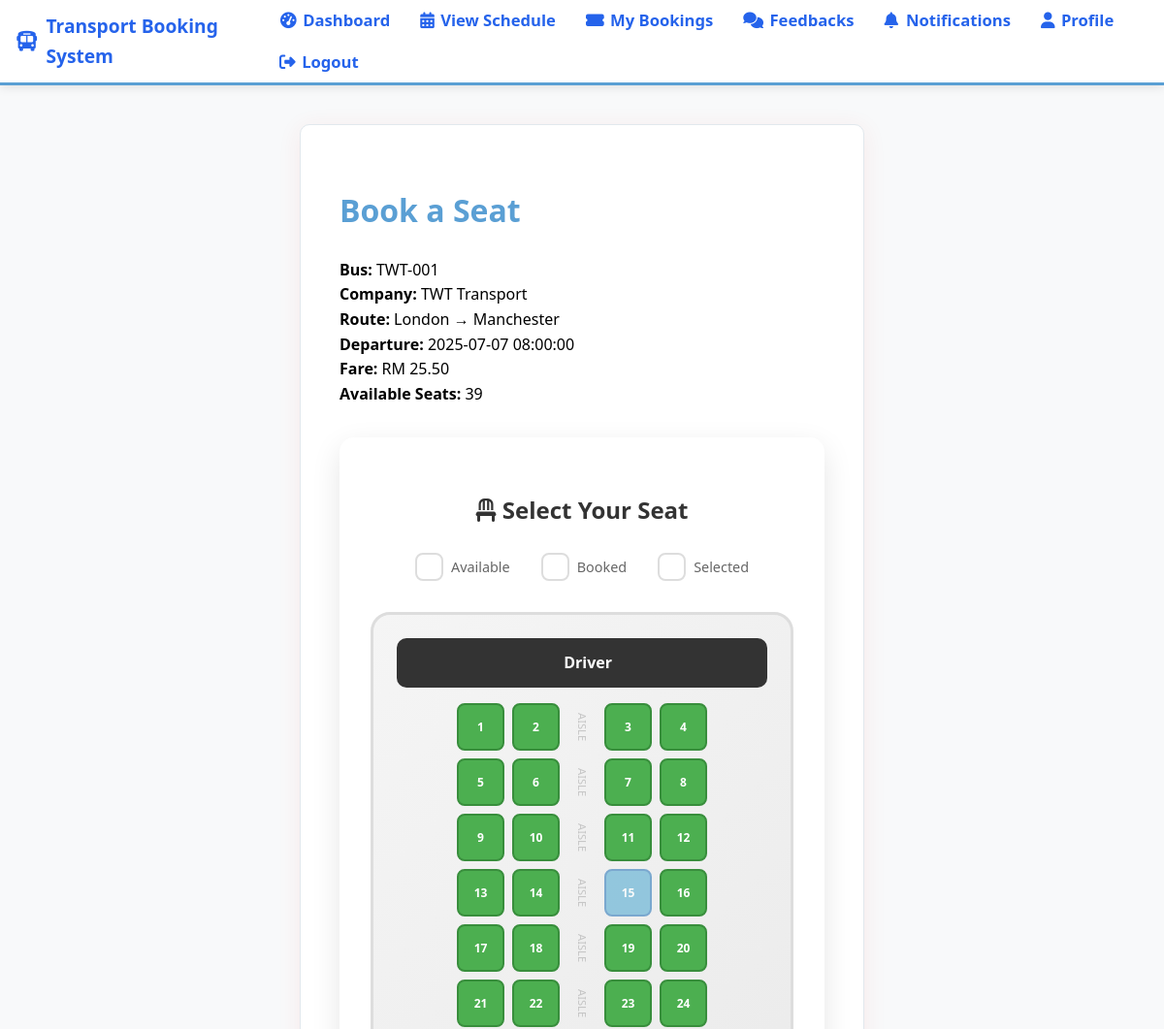
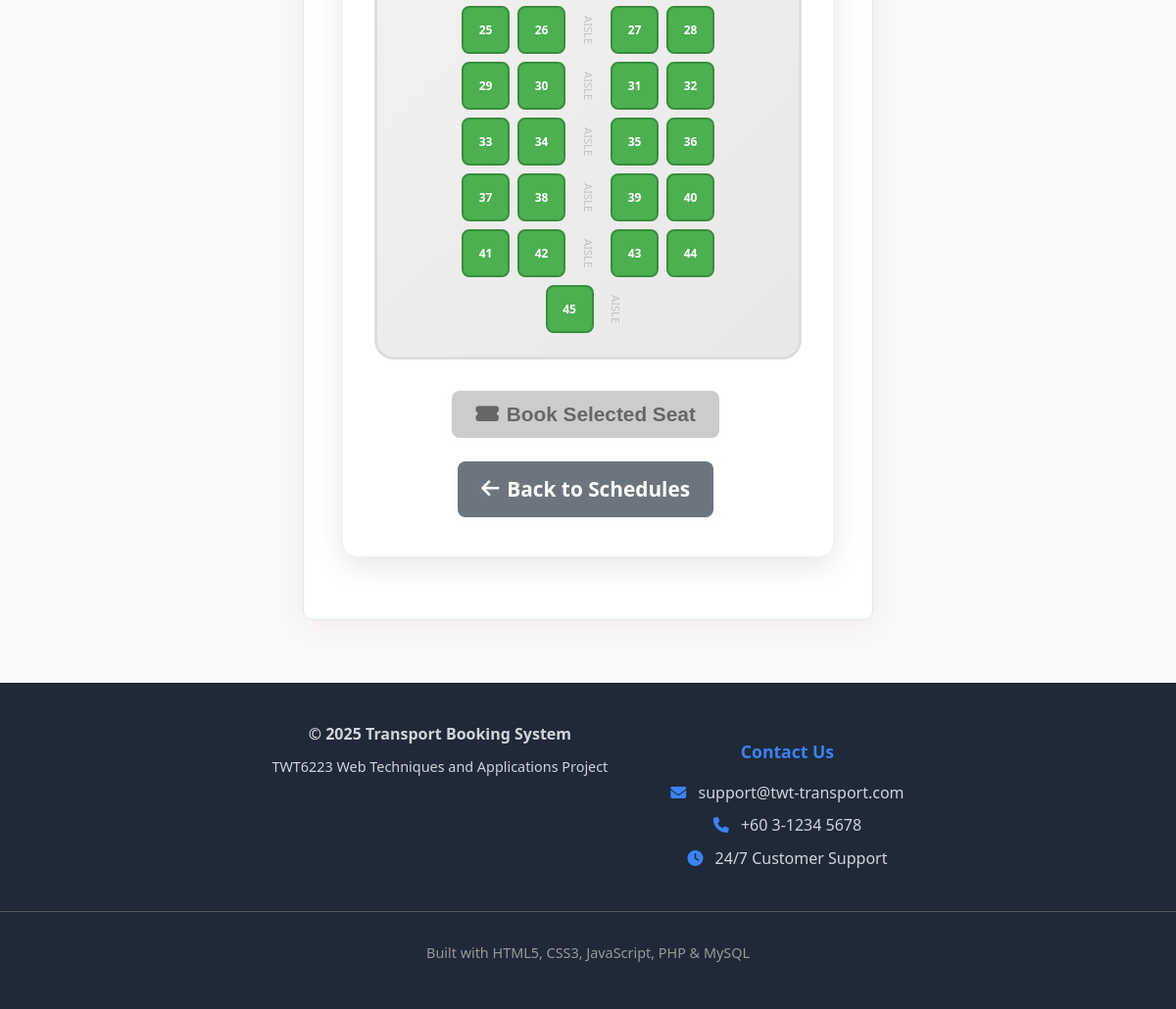
The page /views/booking.php?schedule_id=1 (signed in) on the database its author committed (2 pictures, top to bottom).
### tables this page shows
CREATE TABLE schedules (
    id INT AUTO_INCREMENT PRIMARY KEY,
    bus_id INT NOT NULL,
    route_id INT NOT NULL,
    departure_time DATETIME,
    available_seats INT,
    FOREIGN KEY (bus_id) REFERENCES buses(id) ON DELETE CASCADE,
    FOREIGN KEY (route_id) REFERENCES routes(id) ON DELETE CASCADE
);

CREATE TABLE buses (
    id INT AUTO_INCREMENT PRIMARY KEY,
    bus_number VARCHAR(20) NOT NULL UNIQUE,
    license_plate VARCHAR(7) NOT NULL UNIQUE COMMENT 'Malaysian license plate: 3 letters + 4 numbers (e.g., ABC1234)',
    bus_type VARCHAR(50),
    capacity INT,
    company VARCHAR(100)
);

CREATE TABLE routes (
    id INT AUTO_INCREMENT PRIMARY KEY,
    source VARCHAR(100),
    destination VARCHAR(100),
    fare DECIMAL(8,2),
    UNIQUE KEY unique_route (source, destination, fare) COMMENT 'Prevent duplicate routes with same source, destination, and fare'
);

### views/booking.php (the view, shortened to what this page needs)
<?php
require_once('header.php');
$db = getDB();
$schedule_id = isset($_GET['schedule_id']) ? $_GET['schedule_id'] : null;
$sql = 'SELECT s.*, b.bus_number, b.company, b.capacity, r.source, r.destination, r.fare FROM schedules s
        JOIN buses b ON s.bus_id = b.id
        JOIN routes r ON s.route_id = r.id
        WHERE s.id = ?';
$stmt = $db->prepare($sql);
$stmt->execute([$schedule_id]);
$schedule = $stmt->fetch(PDO::FETCH_ASSOC);
$stmt = $db->prepare('SELECT seat_number FROM bookings WHERE schedule_id = ?');
$stmt->execute([$schedule_id]);
$booked_seats = array_column($stmt->fetchAll(PDO::FETCH_ASSOC), 'seat_number');
$capacity = $schedule['capacity'];
$seat_options = [];
for ($i = 1; $i <= $capacity; $i++) {
    if (!in_array($i, $booked_seats)) {
        $seat_options[] = $i;
    }
}
$success = false;
$error = '';
$new_booking_id = '';
?>
<main style="display:flex;flex-direction:column;align-items:center;min-height:80vh;">
    <div class="card" style="margin-top:2.5rem;padding:2.5rem 2.5rem 2rem 2.5rem;min-width:350px;max-width:500px;width:100%;box-shadow:0 4px 24px rgba(229,57,53,0.08);">
        <h1 style="color:#5A9FD4;margin-bottom:1.5rem;">Book a Seat</h1>
        <div style="margin-bottom:1.5rem;">
            <b>Bus:</b> <?php echo htmlspecialchars($schedule['bus_number']); ?><br>
            <b>Company:</b> <?php echo htmlspecialchars($schedule['company']); ?><br>
            <b>Route:</b> <?php echo htmlspecialchars($schedule['source'] . ' → ' . $schedule['destination']); ?><br>
            <b>Departure:</b> <?php echo htmlspecialchars($schedule['departure_time']); ?><br>
            <b>Fare:</b> RM <?php echo htmlspecialchars($schedule['fare']); ?><br>
            <b>Available Seats:</b> <?php echo htmlspecialchars($schedule['available_seats']); ?><br>
        </div>
        <?php
        if ($success):
        ?>
            <!--
            SUCCESS MESSAGE
            PURPOSE: Confirm successful booking with details
            STUDENT LEARNING: User feedback and information display
            -->
            <div class="booking-success-card">
                <div class="success-icon">
                    <i class="fa fa-check-circle"></i>
                </div>
                <h3>🎉 Booking Successful!</h3>
                <div class="booking-details">
                    <div class="detail-row">
                        <span class="detail-label">Booking ID:</span>
                        <span class="detail-value"><?php echo htmlspecialchars($new_booking_id); ?></span>
                    </div>
                    <div class="detail-row">
                        <span class="detail-label">Seat Number:</span>
                        <span class="detail-value"><?php echo htmlspecialchars($_POST['seat_number']); ?></span>
                    </div>
                    <div class="detail-row">
                        <span class="detail-label">Fare:</span>
                        <span class="detail-value">RM <?php echo number_format($schedule['fare'], 2); ?></span>
                    </div>
                    <?php if (isset($_POST['payment_method'])): ?>
                    <div class="detail-row">
                        <span class="detail-label">Payment Method:</span>
                        <span class="detail-value"><?php echo htmlspecialchars($_POST['payment_method']); ?></span>
                    </div>
                    <?php endif; ?>
                </div>
                <div class="success-message">
                    <p><i class="fa fa-info-circle"></i> Your booking has been confirmed! Please save your booking ID for future reference.</p>
                </div>
                <div class="success-actions">
                    <a href="bookings.php" class="btn btn-primary">
                        <i class="fa fa-list"></i> View My Bookings
                    </a>
                    <a href="schedule.php" class="btn btn-secondary">
                        <i class="fa fa-search"></i> Book Another Trip
                    </a>
                </div>
            </div>
        <?php elseif (empty($seat_options)): ?>
            <div class="alert alert-warning" style="margin-bottom:1rem;">No seats available for this schedule.</div>
            <a href="schedule.php" class="btn btn-secondary">Back to Schedules</a>
        <?php else: ?>
        <div class="seat-selection-container">
            <h3><i class="fa fa-chair" aria-hidden="true"></i> Select Your Seat</h3>
            <div class="seat-legend">
                <div class="legend-item">
                    <div class="seat-demo available"></div>
                    <span>Available</span>
                </div>
                <div class="legend-item">
                    <div class="seat-demo booked"></div>
                    <span>Booked</span>
                </div>
                <div class="legend-item">
                    <div class="seat-demo selected"></div>
                    <span>Selected</span>
                </div>
            </div>
            <div class="bus-container">
                <div class="driver-section">
                    <i class="fa fa-steering-wheel"></i> Driver
                </div>
                <div class="seat-map" id="seatMap">
                    <?php
                    $seats_per_row = 4;
                    $total_rows = ceil($capacity / $seats_per_row);
                    for ($row = 1; $row <= $total_rows; $row++) {
                        echo "<div class='seat-row' data-row='$row'>\n";
                        for ($left_seat = 1; $left_seat <= 2; $left_seat++) {
                            $seat_number = (($row - 1) * $seats_per_row) + $left_seat;
                            if ($seat_number > $capacity) break;
                            $seat_class = in_array($seat_number, $booked_seats) ? 'seat booked' : 'seat available';
                            $seat_disabled = in_array($seat_number, $booked_seats) ? 'disabled' : '';
                            echo "<div class='$seat_class' data-seat='$seat_number' $seat_disabled>";
                            echo "<span class='seat-number'>$seat_number</span>";
                            echo "</div>\n";
                        }
                        echo "<div class='aisle'></div>\n";
                        for ($right_seat = 3; $right_seat <= 4; $right_seat++) {
                            $seat_number = (($row - 1) * $seats_per_row) + $right_seat;
                            if ($seat_number > $capacity) break;
                            $seat_class = in_array($seat_number, $booked_seats) ? 'seat booked' : 'seat available';
                            $seat_disabled = in_array($seat_number, $booked_seats) ? 'disabled' : '';
                            echo "<div class='$seat_class' data-seat='$seat_number' $seat_disabled>";
                            echo "<span class='seat-number'>$seat_number</span>";
                            echo "</div>\n";
                        }
                        echo "</div>\n";
                    }
                    ?>
                </div>
            </div>
            <form method="post" id="bookingForm" action="">
                <div class="booking-actions">
                    <button type="button" class="btn btn-primary" id="bookNowBtn" onclick="confirmBooking()" disabled>
                        <i class="fa fa-ticket-alt"></i> Book Selected Seat
                    </button>
                    <a href="schedule.php" class="btn btn-secondary">
                        <i class="fa fa-arrow-left"></i> Back to Schedules
                    </a>
                </div>
            </form>
        </div>
        <?php endif; ?>
    </div>
</main>
<?php require_once('footer.php'); ?>

### assets/css/style.css (style rules this page uses)
body { background: #f8f9fa; font-family: 'Segoe UI', 'Roboto', Arial, sans-serif; margin: 0; padding: 0; scroll-behavior: smooth; line-height: 1.6; }
.btn-primary, .btn-success { background: var(--primary-blue); border: none; color: var(--text-on-primary); font-weight: 600; transition: var(--transition-default); }
.seat-selection-container { background: white; padding: 2rem; border-radius: 15px; box-shadow: 0 10px 30px rgba(0,0,0,0.1); margin: 2rem 0; max-width: 600px; margin-left: auto; margin-right: auto; }
.seat-selection-container h3 { text-align: center; color: #333; margin-bottom: 1.5rem; font-size: 1.5rem; }
.seat-legend { display: flex; justify-content: center; gap: 2rem; margin-bottom: 2rem; flex-wrap: wrap; }
.legend-item { display: flex; align-items: center; gap: 0.5rem; font-size: 0.9rem; color: #666; }
.seat-demo { width: 25px; height: 25px; border-radius: 8px; border: 2px solid #ddd; }
.bus-container { background: linear-gradient(135deg, #f5f5f5 0%, #e8e8e8 100%); border-radius: 20px; padding: 1.5rem; margin-bottom: 2rem; border: 3px solid #ddd; position: relative; }
.driver-section { text-align: center; padding: 0.8rem; background: #333; color: white; border-radius: 10px; margin-bottom: 1rem; font-weight: 600; }
.seat-map { display: flex; flex-direction: column; gap: 0.5rem; align-items: center; }
.seat-row { display: flex; align-items: center; gap: 0.5rem; justify-content: center; }
.seat { width: 45px; height: 45px; border-radius: 8px; display: flex; align-items: center; justify-content: center; font-size: 0.8rem; font-weight: 600; cursor: pointer; transition: all 0.3s ease; border: 2px solid; position: relative; }
.seat.available { background: #4caf50; border-color: #388e3c; color: white; }
.seat.booked { background: #6BB6D6; border-color: #4A8BC2; color: white; cursor: not-allowed; opacity: 0.7; }
.aisle { width: 30px; height: 45px; display: flex; align-items: center; justify-content: center; color: #999; font-size: 0.7rem; }
.aisle::after { content: "AISLE"; writing-mode: vertical-rl; text-orientation: mixed; opacity: 0.5; }
.seat-number { font-size: 0.75rem; font-weight: bold; }
.booking-actions { display: flex; gap: 1rem; justify-content: center; flex-wrap: wrap; margin-top: 1.5rem; }
.booking-actions .btn { padding: 12px 24px; border-radius: 8px; font-weight: 600; text-decoration: none; display: inline-flex; align-items: center; gap: 0.5rem; transition: all 0.3s ease; border: none; cursor: pointer; }
.booking-actions .btn-primary { background: #ccc; color: #666; }
.booking-actions .btn-secondary { background: #6c757d; color: white; }
.card { background: #ffffff; border: 1px solid #e1e8ed; box-shadow: 0 2px 8px rgba(90,159,212,0.15); border-radius: 10px; }
h1, h2, h3, h4 { color: #5A9FD4; font-weight: 700; }
.btn, .btn.user, .btn.admin, .btn-nav { display: inline-flex; align-items: center; justify-content: center; font-size: 1.3rem; padding: 0.7rem 2.2rem; border-radius: 8px; border: 2px solid #5A9FD4; font-weight: 700; cursor: pointer; transition: background 0.18s, color 0.18s, box-shadow 0.18s, transform 0.13s, border-color 0.18s; gap: 0.7rem; margin: 0 0.3rem 0.5rem 0; background: #fff; color: #5A9FD4; text-decoration: none; box-shadow: 0 2px 8px rgba(90,159,212,0.04); min-width: 160px; }

### rows shown on the page
schedules: bus.bus_number "TWT-001", bus.company "TWT Transport", route.destination "London → Manchester", departure_time "2025-07-07 08:00:00", route.fare "25.50", available_seats "39"

### other values the page prints
$seat_number "1"
$seat_number "2"
$seat_number "3"
$seat_number "4"
$seat_number "5"
$seat_number "6"
$seat_number "7"
$seat_number "8"
$seat_number "9"
$seat_number "10"
$seat_number "11"
$seat_number "12"
$seat_number "13"
$seat_number "14"
$seat_number "15"
